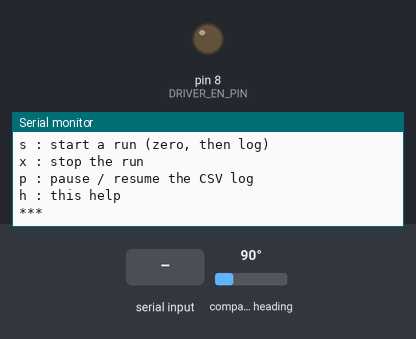
The sketch below on a simulated Arduino Uno, built with avr-gcc and run on an emulated ATmega328P. Shown: output pins drawn as LEDs (lit = HIGH), the last lines printed to the serial monitor. Wiring (inferred from the names in the program): AS5600 angle sensor at I2C address 0x36. The test bench sets the inputs (shaded band); at power-on: compass heading 90°.

Above: at 1.2 s.
1.3 s: "s" received over Serial
At 2.1 s:
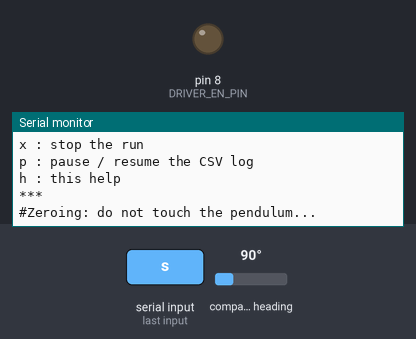
3.8 s: "x" received over Serial
At 4.2 s:
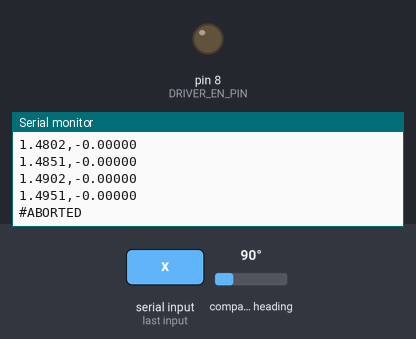
5.3 s: "p" received over Serial
At 6.5 s:
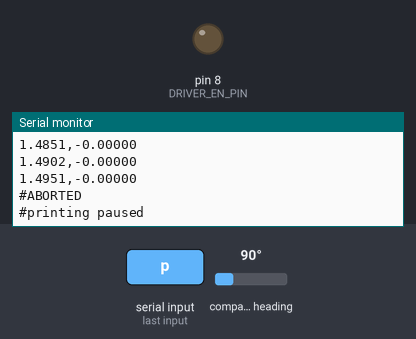
Timing chart, 0 to 8.3 s (numbered marks = the images above; inputs shaded):
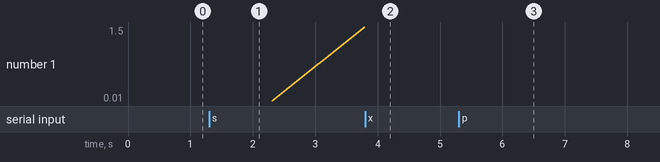

The sketch:

pendulum_ringdown.ino
```cpp
// Pendulum ring-down test: identifies the friction of the shaft.
//
// The pendulum swings freely and the angle is logged while the oscillation decays. The decay gives
// the viscous friction b (the envelope falls as exp(-b*t/(2*J))) and the Coulomb friction (linear
// decay), and the period gives G/J. pendulum_ringdown_fit.py fits the nonlinear pendulum model to the
// log:    J*theta'' = -b*theta' - G*sin(theta) - tau_c*sign(theta')
//
// BRAKED_MODE 0 (default): the driver is DISABLED (enable pin low): the phases float, there is no
//   electrical braking, and the decay shows the MECHANICAL friction only.
//   If your driver has no working enable pin, disconnect the three motor phase wires instead.
// BRAKED_MODE 1: the driver is enabled with 0 V (all phases at the same duty): the motor brakes
//   electrically, with a damping of about k*Ke. Running both modes and comparing the two fits gives the
//   electrical damping, a check of your torque and back-EMF constants.
//
// Procedure:
//   1. Let the pendulum hang at rest, then send 's' (the python script does it when you press Enter).
//      The sketch averages the angle for ZERO_TIME_S: do not touch the pendulum.
//   2. At the message '#GO', lift the pendulum to about 60-90 degrees, HOLD IT STILL for about a
//      second, then RELEASE it without pushing. The log runs for RUN_TIME_S.
//   3. Run pendulum_ringdown_fit.py on the log.
//
// Log (CSV): t_s,theta_rad      (theta = 0 at the hanging rest position). Lines starting with '#' are messages.
// Send 'x' to stop.

#include <AS5600_lar.h>

#define BRAKED_MODE 0 // 0: driver disabled (free), 1: driver enabled at 0 V (electrical braking)

#define DRIVER_EN_PIN 8  // driver enable pin
#define LOG_RATE_HZ 200  // samples per second
#define ZERO_TIME_S 1.0f // averaging time of the rest angle
#define RUN_TIME_S 30.0f // logging time after '#GO'

#if BRAKED_MODE
#include <FOC_lar.h>

#define MOTOR_POLE_PAIRS 7
#define MOTOR_SUPPLY_VOLTAGE 12.0f
#define MOTOR_VOLTAGE_LIMIT 3.0f

// SimpleFOCMini v1.0 + Arduino UNO: pole pairs, IN1, IN2, IN3, EN
FOC_lar foc(MOTOR_POLE_PAIRS, 11, 10, 9, DRIVER_EN_PIN);
#endif

enum State
{
    IDLE,
    ZEROING,
    LOGGING
};

State state = IDLE;
bool ran_once = false;
bool printing = true;
double zero_angle = 0.0;
double zero_sum = 0.0;
unsigned long zero_count = 0;
unsigned long t_state_us = 0;
unsigned long t_last_log_us = 0;
unsigned long t_prompt_ms = 0;

void printHelp()
{
    Serial.println(F("***"));
    Serial.println(F("s : start a run (zero, then log)"));
    Serial.println(F("x : stop the run"));
    Serial.println(F("p : pause / resume the CSV log"));
    Serial.println(F("h : this help"));
    Serial.println(F("***"));
}

void setup()
{
    Serial.begin(115200);
    Serial.println();
    Serial.println(BRAKED_MODE ? F("#Pendulum ring-down: driver enabled at 0 V (electrical braking)")
                               : F("#Pendulum ring-down: driver disabled (free)"));

#if BRAKED_MODE
    // sensor, driver and motor init without the alignment (the shaft does not move)
    if (!foc.beginHardware(MOTOR_SUPPLY_VOLTAGE, MOTOR_VOLTAGE_LIMIT, 1.0f))
    {
        while (1)
            ;
    }
    foc.motor.enable();
    foc.motor.setPhaseVoltage(0.0f, 0.0f, 0.0f); // all phases at the same duty: no net voltage
#else
    pinMode(DRIVER_EN_PIN, OUTPUT);
    digitalWrite(DRIVER_EN_PIN, LOW); // phases floating
    if (!AS5600_lar_begin())
    {
        Serial.println(F("#ERROR: could not read the AS5600, check the wiring."));
        while (1)
            ;
    }
#endif

    printHelp();
}

void loop()
{
    update_sensor(); // as often as possible: keeps the angle and the turns up to date

    while (Serial.available())
    {
        char c = (char)Serial.read();

        if (c == 'x' && state != IDLE)
        {
            state = IDLE;
            Serial.println(F("#ABORTED"));
        }
        else if (c == 's' && state == IDLE)
        {
            state = ZEROING;
            zero_sum = 0.0;
            zero_count = 0;
            t_state_us = micros();
            ran_once = true;
            Serial.println(F("#Zeroing: do not touch the pendulum..."));
        }
        else if (c == 'p')
        {
            printing = !printing;
            Serial.println(printing ? F("#printing resumed") : F("#printing paused"));
        }
        else if (c == 'h')
        {
            printHelp();
        }
    }

    if (state == IDLE)
    {
        // repeat the prompt until the first run
        if (!ran_once && millis() - t_prompt_ms >= 2000)
        {
            t_prompt_ms = millis();
            Serial.println(F("#READY: pendulum hanging at rest, then send 's'"));
        }
        return;
    }

    unsigned long now = micros();

    if (state == ZEROING)
    {
        zero_sum += get_position();
        zero_count++;

        if (now - t_state_us >= (unsigned long)(ZERO_TIME_S * 1e6f))
        {
            zero_angle = zero_sum / zero_count;
            state = LOGGING;
            t_state_us = now;
            t_last_log_us = now;
            Serial.println(F("#GO: lift the pendulum, hold it still for a second, then release it"));
            Serial.println(F("t_s,theta_rad"));
        }
        return;
    }

    // LOGGING
    if (now - t_state_us >= (unsigned long)(RUN_TIME_S * 1e6f))
    {
        state = IDLE;
        Serial.println(F("#DONE"));
        Serial.println(F("#Send 's' to repeat."));
        return;
    }

    if (now - t_last_log_us >= (unsigned long)(1e6f / LOG_RATE_HZ))
    {
        t_last_log_us += (unsigned long)(1e6f / LOG_RATE_HZ);

        if (printing)
        {
            Serial.print((now - t_state_us) * 1e-6f, 4);
            Serial.print(',');
            Serial.println((float)(get_position() - zero_angle), 5);
        }
    }
}
```

Measured:
- after the input at 1.3 s, the serial monitor: prints a new line at once (image 1)
